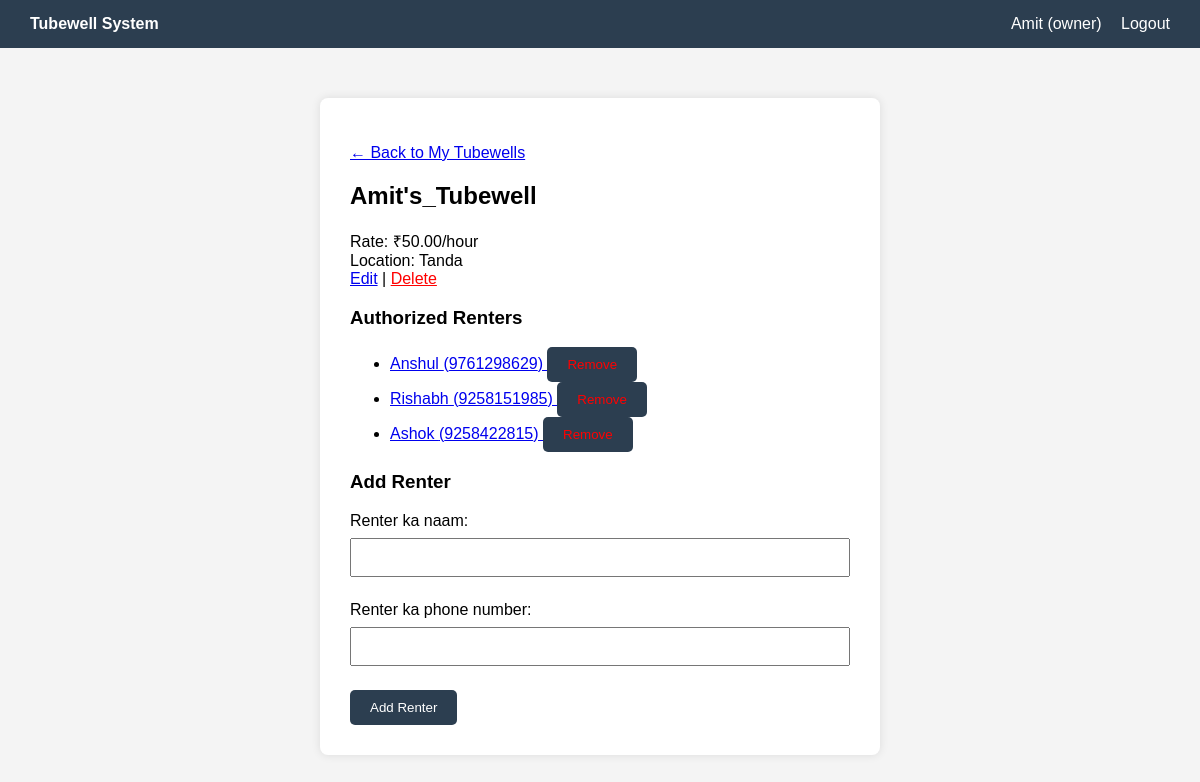
/tubewells/2/ (signed in), run on an earlier commit of the app's database.
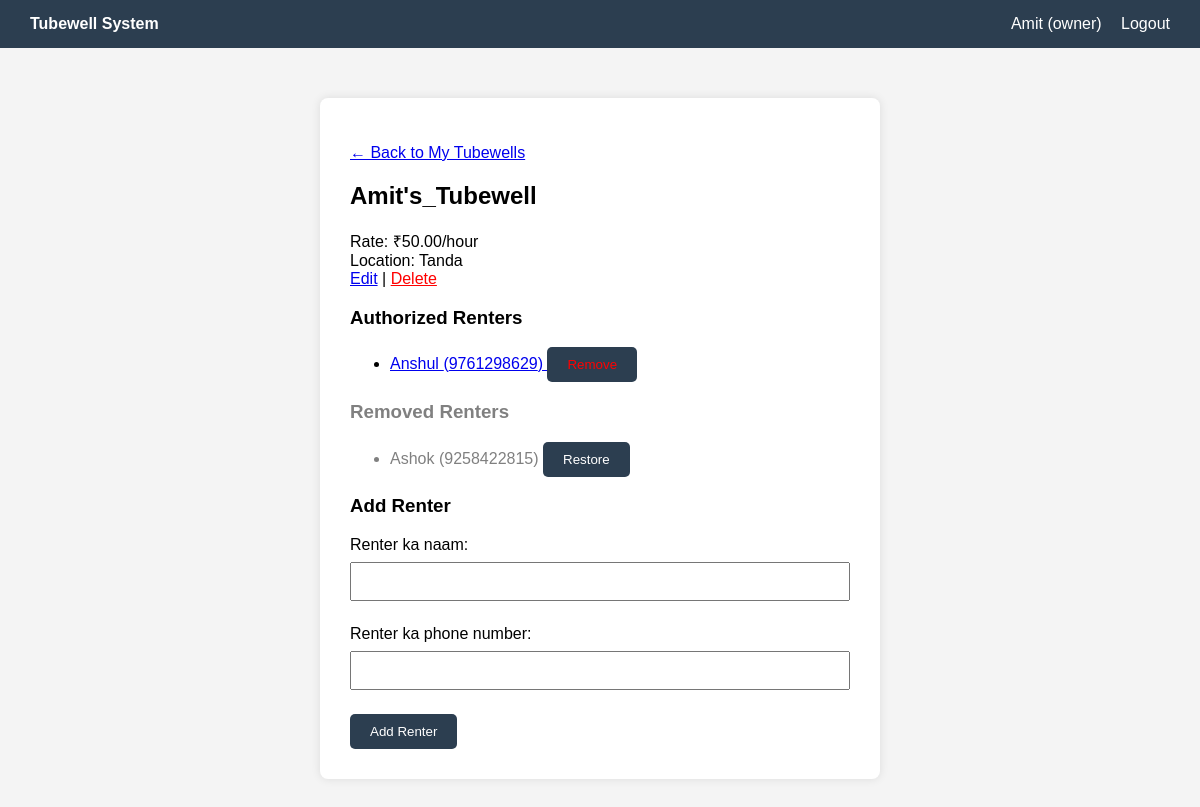
And on a later commit of the database.
### accounts/models.py (models this page shows, shortened)
class User(AbstractUser):
    ROLE_CHOICES = (
        ('admin', 'Admin'),
        ('owner', 'Owner'),
        ('renter', 'Renter'),
    )
    role = models.CharField(max_length=10, choices=ROLE_CHOICES)
    phone_number = models.CharField(max_length=15, blank = True, null = True)
    village = models.CharField(max_length = 100, blank= True, null= True)

### tubewells/models.py (models this page shows, shortened)
class Tubewell(models.Model):
    owner = models.ForeignKey(
        settings.AUTH_USER_MODEL,
        on_delete=models.CASCADE,
        related_name='tubewells',
        limit_choices_to={'role': 'owner'}
    )
    name = models.CharField(max_length=100)
    location = models.CharField(max_length=200, blank=True, null=True)
    rate_per_hour = models.DecimalField(max_digits=8, decimal_places=2)
    is_active = models.BooleanField(default=True)
    created_at = models.DateTimeField(auto_now_add=True)

class AuthorizedRenter(models.Model):
    owner = models.ForeignKey(
        settings.AUTH_USER_MODEL,
        on_delete=models.CASCADE,
        related_name='authorized_renters',
        limit_choices_to={'role': 'owner'}
    )
    renter = models.ForeignKey(
        settings.AUTH_USER_MODEL,
        on_delete=models.CASCADE,
        related_name='authorized_by_owners',
        limit_choices_to={'role': 'renter'}
    )
    tubewell = models.ForeignKey(
        Tubewell,
        on_delete=models.CASCADE,
        related_name='authorized_renters'
    )
    is_active = models.BooleanField(default=True)
    added_at = models.DateTimeField(auto_now_add=True)
    class Meta:
        unique_together = ('owner', 'renter', 'tubewell')

### tubewells/views.py (the view)
# urls.py: path('<int:tubewell_id>/', views.tubewell_detail, name='tubewell_detail'),
@login_required
def tubewell_detail(request, tubewell_id):
    tubewell = get_object_or_404(Tubewell, id=tubewell_id, owner=request.user)
    authorized_renters = AuthorizedRenter.objects.filter(tubewell=tubewell, is_active=True)
    inactive_renters = AuthorizedRenter.objects.filter(tubewell=tubewell, is_active=False)
    if request.method == 'POST':
        form = AddRenterForm(request.POST)
        if form.is_valid():
            name = form.cleaned_data['name']
            phone = form.cleaned_data['phone_number']
            renter, created = User.objects.get_or_create(
                username=phone,
                defaults={
                    'first_name': name,
                    'phone_number': phone,
                    'role': 'renter',
                }
            )
            if created:
                renter.set_password(phone)
                renter.save()
                messages.success(
                    request,
                    f"Renter add ho gaya! Login details — Phone: {phone}, Password: {phone}"
                )
            else:
                messages.info(request, f"{name} is tubewell ke liye already authorized ho gaya.")
            link, link_created = AuthorizedRenter.objects.get_or_create(
                owner=request.user,
                renter=renter,
                tubewell=tubewell,
                defaults={'is_active': True}
            )
            if not link_created and not link.is_active:
                link.is_active = True
                link.save()
            return redirect('tubewell_detail', tubewell_id=tubewell.id)
    else:
        form = AddRenterForm()
    return render(request, 'tubewells/tubewell_detail.html', {
        'tubewell': tubewell,
        'authorized_renters': authorized_renters,
        'inactive_renters': inactive_renters,
        'form': form,
    })

### tubewells/forms.py (shortened to what this page needs)
class AddRenterForm(forms.Form):
    name = forms.CharField(max_length=150, label="Renter ka naam")
    phone_number = forms.CharField(max_length=15, label="Renter ka phone number")

### tubewells/templates/tubewells/tubewell_detail.html (shortened to what this page needs)
{% extends 'accounts/base.html' %}
{% block content %}
<p><a href="{% url 'owner_dashboard' %}">&larr; Back to My Tubewells</a></p>
<h2>{{ tubewell.name }}</h2>
<p>
    Rate: ₹{{ tubewell.rate_per_hour }}/hour<br>
    Location: {{ tubewell.location|default:"N/A" }}<br>
    <a href="{% url 'edit_tubewell' tubewell.id %}">Edit</a> |
    <a href="{% url 'delete_tubewell' tubewell.id %}" style="color:red;">Delete</a>
</p>
<h3>Authorized Renters</h3>
<ul>
    {% for ar in authorized_renters %}
        <li>
            <a href="{% url 'renter_action_panel' tubewell.id ar.renter.id %}">
                {{ ar.renter.first_name }} ({{ ar.renter.phone_number }})
            </a>
            <form method="POST" action="{% url 'remove_renter' tubewell.id ar.renter.id %}" style="display:inline;">
                <button type="submit" style="color:red;">Remove</button>
            </form>
        </li>
    {% empty %}
        <li>Koi renter add nahi hua abhi.</li>
    {% endfor %}
</ul>
{% if inactive_renters %}
<h3 style="color:gray;">Removed Renters</h3>
<ul>
    {% for ar in inactive_renters %}
        <li style="color:gray;">
            {{ ar.renter.first_name }} ({{ ar.renter.phone_number }})
            <form method="POST" action="{% url 'restore_renter' tubewell.id ar.renter.id %}" style="display:inline;">
                <button type="submit">Restore</button>
            </form>
        </li>
    {% endfor %}
</ul>
{% endif %}
<h3>Add Renter</h3>
<form method="POST">
    {{ form.as_p }}
    <button type="submit">Add Renter</button>
</form>
{% endblock %}

### accounts/templates/accounts/base.html (shortened to what this page needs)
<!DOCTYPE html>
<html lang="en">
<head>
</head>
<body>
    <div class="navbar">
        <strong>Tubewell System</strong>
        <div>
            {% if user.is_authenticated %}
                <span>{{ user.username }} ({{ user.role }})</span>
                <a href="{% url 'logout' %}">Logout</a>
            {% else %}
                <a href="{% url 'login' %}">Login</a>
                <a href="{% url 'signup' %}">Signup</a>
            {% endif %}
        </div>
    </div>
    <div class="container">
    {% block content %}{% endblock %}
</div>
</body>
</html>

### accounts/templates/accounts/base.html (style rules this page uses)
body { font-family: Arial, sans-serif; background: #f4f4f4; margin: 0; }
.navbar { background: #2c3e50; color: white; padding: 15px 30px; display: flex; justify-content: space-between; }
.navbar a { color: white; text-decoration: none; margin-left: 15px; }
.container { max-width: 500px; margin: 50px auto; background: white; padding: 30px; border-radius: 8px; box-shadow: 0 0 10px rgba(0,0,0,0.1); }
input, select { width: 100%; padding: 10px; margin: 8px 0; box-sizing: border-box; }
button { background: #2c3e50; color: white; padding: 10px 20px; border: none; border-radius: 5px; cursor: pointer; }

What changed in the data, as far as the page shows it:
removed AuthorizedRenter: renter.first_name "Rishabh", renter.phone_number "9258151985", shown under "Authorized Renters"
changed AuthorizedRenter "Ashok": moves from the list under "Authorized Renters" to the list under "Removed Renters"
Also different on the page:
text now shown: "Removed Renters"
